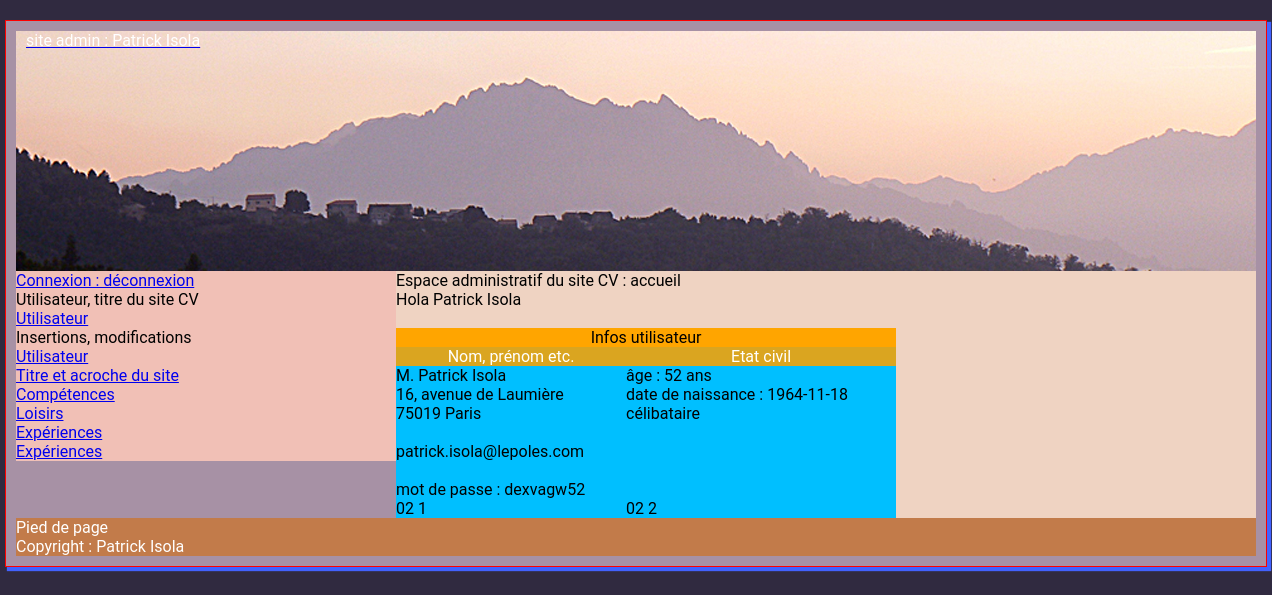
Before: /admin/utilisateurs.php with the older database file.
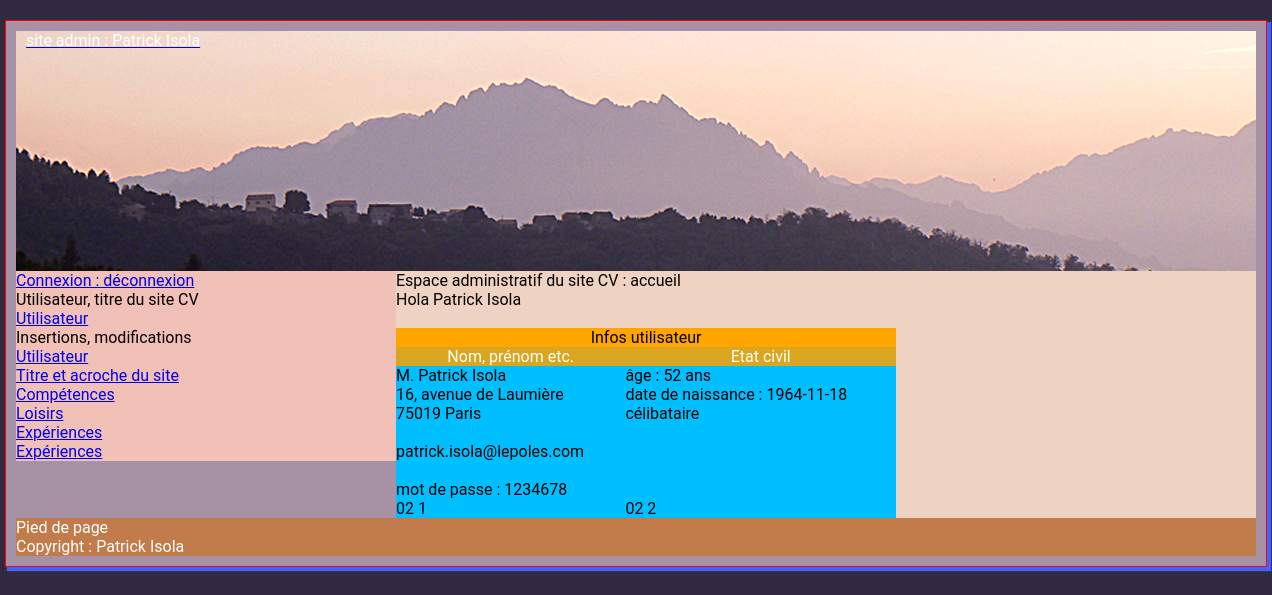
After: the same page with the newer database file.
### tables this page shows
CREATE TABLE IF NOT EXISTS `t_utilisateur` (
  `id_utilisateur` int(11) NOT NULL,
  `prenom` varchar(25) NOT NULL,
  `nom` varchar(25) NOT NULL,
  `email` varchar(50) NOT NULL,
  `telephone` varchar(20) NOT NULL COMMENT 'varchar car 0 n''est pas un entier',
  `mdp` varchar(13) NOT NULL,
  `pseudo` varchar(13) NOT NULL,
  `avatar` varchar(13) NOT NULL,
  `age` smallint(5) NOT NULL,
  `date_naissance` date NOT NULL,
  `sexe` enum('Femme','Homme') NOT NULL,
  `etat_civil` enum('M.','Mme') NOT NULL,
  `statut_marital` varchar(13) NOT NULL,
  `adresse` text NOT NULL,
  `code_postal` varchar(5) NOT NULL,
  `ville` varchar(20) NOT NULL,
  `pays` varchar(25) NOT NULL,
  `note` varchar(20) NOT NULL
);

### admin/utilisateurs.php (the view, shortened to what this page needs)
<?php require '../connexion/connexion.php' ?>
<!DOCTYPE html>
<html lang="fr">
<head>
        <?php
            $sql = $pdoCV->query(" SELECT * FROM t_utilisateur WHERE id_utilisateur ='1' ");
            $ligne = $sql->fetch();
        ?>
    <link type="text/css" href="../css/style_admin.css" rel="stylesheet">
</head>
<body>
    <div id="enveloppe">
    <header>
        <?php include ("admin_en_tete.php"); ?>
    </header>
    <div id="menu">
        <?php include ("admin_menu.php"); ?>
    </div>
    <div id="contenuPrincipal">
        <h1>Espace administratif du site CV : accueil</h1>
    <?php
    echo '<p>Hola '.$ligne['prenom'].' '.$ligne['nom'].'<br>
    <img src="../img/" alt="">
    </p>';
    ?>
    <table width="500px" border="1">
        <caption>Infos utilisateur</caption>
        <thead>
            <th>Nom, prénom etc.</th>
            <th>Etat civil</th>
        </thead>
        <tr>
            <td>
                <?php echo '<p>'.$ligne['etat_civil'].' '.$ligne['prenom'].' '.$ligne['nom'].'<br>
                '.$ligne['adresse'].'<br>'.$ligne['code_postal'].' '.$ligne['ville'].'<br><br> '.$ligne['email'].' <br><br> mot de passe : '.$ligne['mdp'].'
                </p>'; ?>
            </td>
            <td>
                <?php echo '<p>âge : '.$ligne['age'].' ans<br>date de naissance : '.$ligne['date_naissance'].'<br>
            '.$ligne['statut_marital'].'<br></p>'; ?>
            </td>
        </tr>
        <tr>
            <td>
                02 1
            </td>
            <td>
                02 2
            </td>
        </tr>
    </table>
        </div>
    <footer>
    <?php include ("admin_footer.php"); ?>
    </footer>
    </div>
</body>
</html>

### admin/admin_footer.php
<?php
    $sql = $pdoCV->query(" SELECT * FROM t_utilisateur WHERE id_utilisateur ='1' ");
    $ligne = $sql->fetch();
    ?>
<p>Pied de page</p>
<p>Copyright : <?php echo $ligne['prenom'].' '.$ligne['nom']; ?></p>

Changed rows visible on the page:
changed t_utilisateur "Patrick": mdp "dexvagw52" → "1234678"
